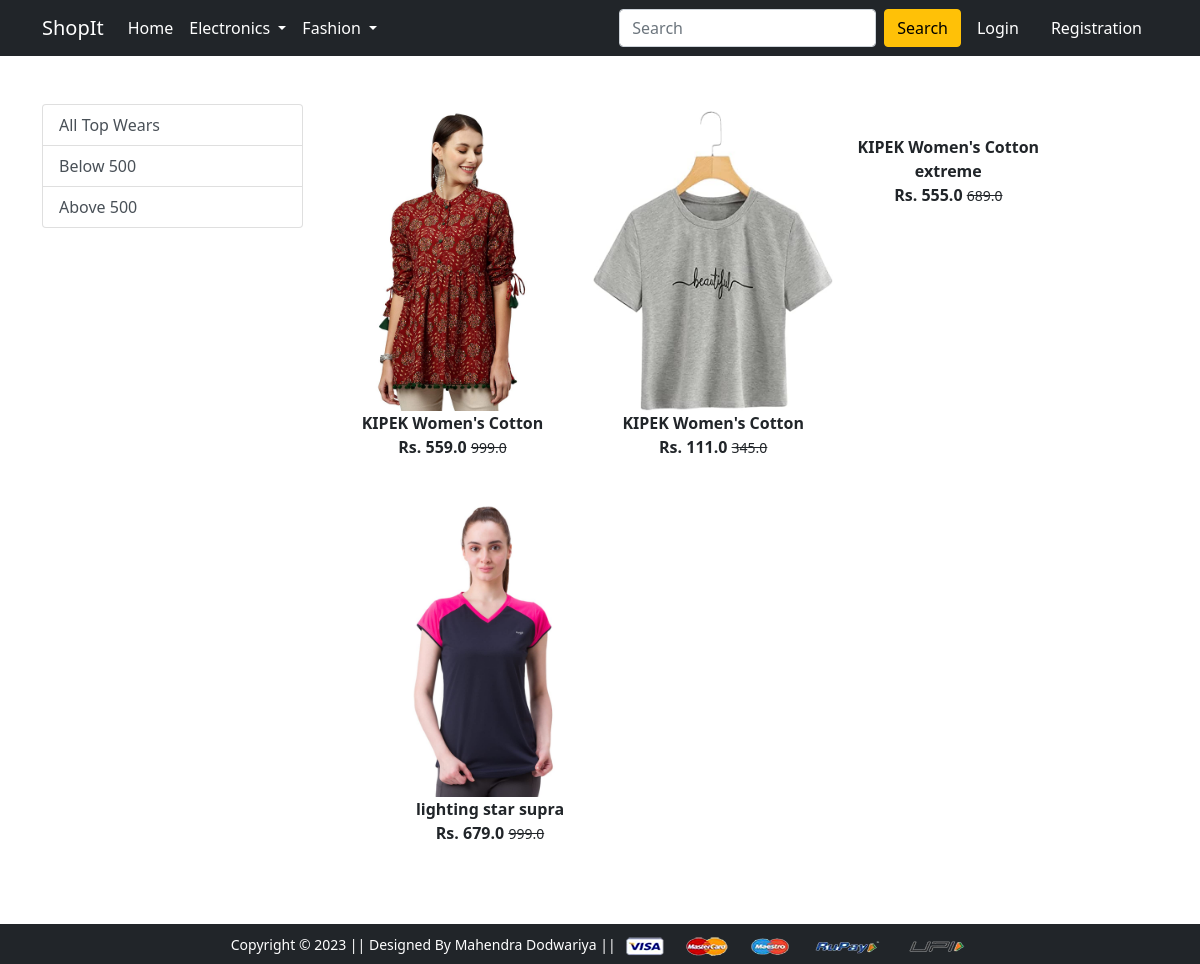
Screenshot of /topwear/ with the database file from the repository.
### app/models.py (models this page shows, shortened)
class Product(models.Model):
    title = models.CharField(max_length=50)
    selling_price = models.FloatField()
    discounted_price = models.FloatField()
    description = models.TextField()
    brand = models.CharField(max_length = 100)
    category  = models.CharField(choices = CATEGORY_CHOICES, max_length = 2)
    product_image = models.ImageField(upload_to='productimg')

### app/views.py (the view)
# urls.py: path('topwear/', views.topwear, name='topwear'),
def topwear(request,data = None):
    if(data == None):
        topwears = Product.objects.filter(category='TW')
    elif(data == 'Below'):
        topwears = Product.objects.filter(category = 'TW').filter(discounted_price__lt=500)
    elif(data == 'Above' ):
        topwears = Product.objects.filter(category = 'TW').filter(discounted_price__gt=501)
    return render(request, 'app/topwear.html',{'topwears':topwears})

### app/templates/app/topwear.html (shortened to what this page needs)
{% extends 'app/base.html' %}
{% load static %}
{% block main-content %}
<div class="container my-5 ">
 <div class="row ">
  <div class="col-sm-3 ">
    <div class="list-group">
        <a href="{% url 'topwear' %}" class="list-group-item list-group-item-action  " aria-current = "true">
            All Top Wears</a>
        <a href="{% url 'topweardata' 'Below' %}" class="list-group-item list-group-item-action" aria-current = "true">
            Below 500</a>
        <a href="{% url 'topweardata' 'Above' %}" class="list-group-item list-group-item-action" aria-current = "true">
            Above 500</a>
    </div>
  </div>
  <div class="col-sm-8 ">
        <div class="row">
            {% for product in topwears%}
            <div class="col-sm-4 text-center mb-4">
                <a href="{% url 'product-detail' product.id %}" class="btn">
                    <div class="item">
                        <img src="{{product.product_image.url}}" alt="" height="300" class="">
                        <div class="fw-bold">{{product.title}}</div>
                        <div class="fw-bold">Rs. {{product.discounted_price}}
                            <small class="fw-light text-decoration-line-through">
                                {{product.selling_price}}
                            </small>
                        </div>
                    </div>
                </a>
            </div>
            {% endfor %}
        </div>
  </div>
 </div>
</div>
{% endblock main-content %}

### rows the page displays
Product: product_image (picture), title "KIPEK Women's Cotton", discounted_price "559.0", selling_price "999.0"
Product: product_image (picture), title "KIPEK Women's Cotton", discounted_price "111.0", selling_price "345.0"
Product: title "KIPEK Women's Cotton extreme", discounted_price "555.0", selling_price "689.0"
Product: product_image (picture), title "lighting star supra", discounted_price "679.0", selling_price "999.0"
